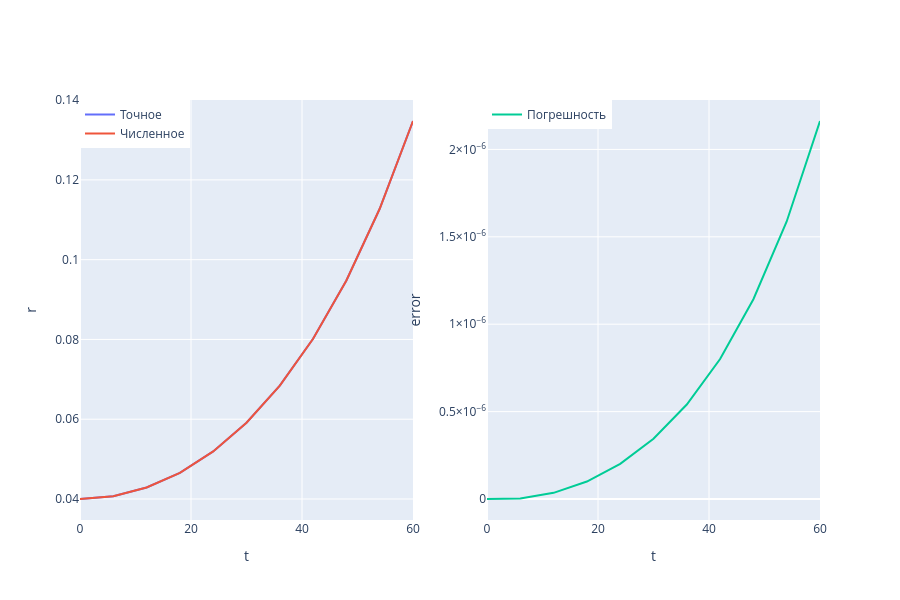
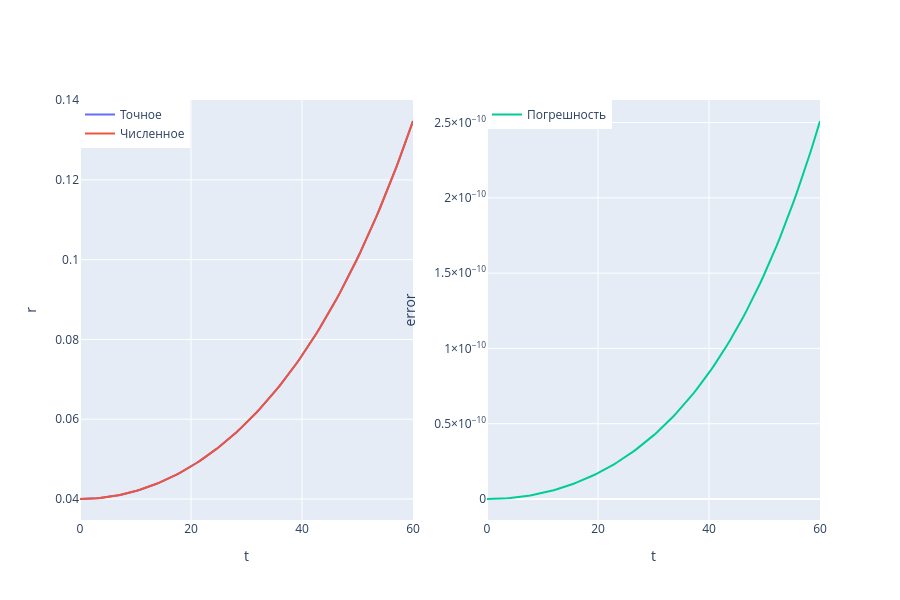
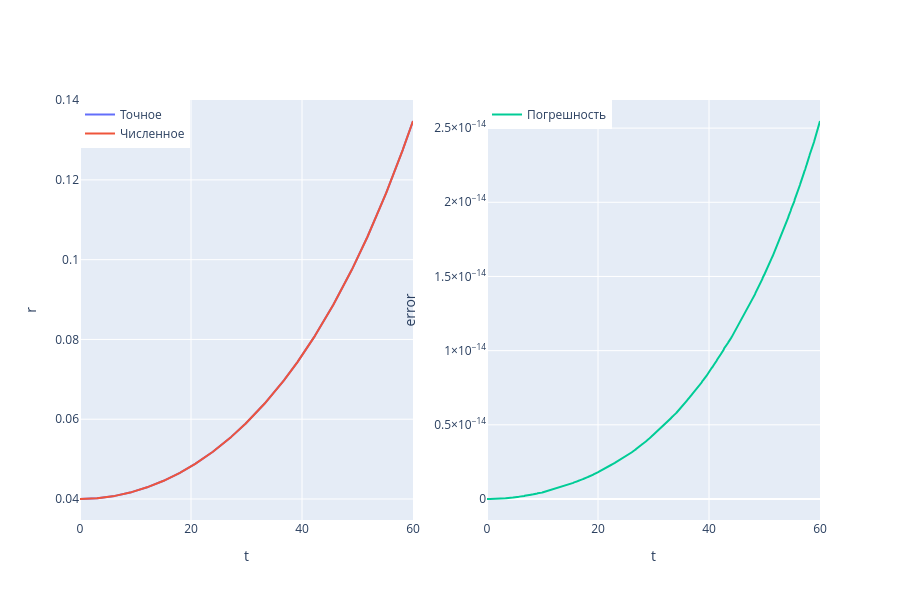

The code cell stored with these charts, in order, in its notebook:
### Markdown cell above
# Графики

### Code cell
def compare_solutions(n: int, f: Callable[[List[float, float]], List[float, float]], y: Callable[[float], List[float, float]]):
    t = np.linspace(t_0, t_n, n + 1)

    y_exact = np.array([y(t_i) for t_i in t])
    y_numeric = np.array(runge_kutta_4(n, f, t))

    r_exact = y_exact[:, 0]
    r_numeric = y_numeric[:, 0]
    r_error = np.abs(r_exact - r_numeric)

    figure = make_subplots(rows=1, cols=2)

    figure.add_trace(
        go.Scatter(x=t, y=r_exact, mode="lines", name="Точное", legend="legend"),
        row=1, col=1,
    )
    figure.add_trace(
        go.Scatter(x=t, y=r_numeric, mode="lines", name="Численное", legend="legend"),
        row=1, col=1,
    )

    figure.add_trace(
        go.Scatter(x=t, y=r_error, mode="lines", name="Погрешность", legend="legend2"),
        row=1, col=2,
    )

    figure.update_yaxes(exponentformat="power", row=1, col=1)
    figure.update_yaxes(exponentformat="power", row=1, col=2)
    figure.update_xaxes(title_text="t", row=1, col=1)
    figure.update_xaxes(title_text="t", row=1, col=2)
    figure.update_yaxes(title_text="r", row=1, col=1)
    figure.update_yaxes(title_text="error", row=1, col=2)

    figure.update_layout(
        height=600,
        legend=dict(
            orientation="v", 
            xanchor="left", 
            yanchor="top", 
            x=0,
        ),
        legend2=dict(
            orientation="v",
            xanchor="left",
            yanchor="top",
            x=0.55
        )
    )
    figure.show()

ns = [10, 100, 1000]
for n in ns:
    compare_solutions(n, f, y)

### Figure 1 — Plotly figure (JSON) as saved in the notebook; plotly's stock layout.template omitted (floating-point values rounded to 4 significant figures)
{"data": [{"legend": "legend", "mode": "lines", "name": "Точное", "type": "scatter", "x": [0.0, 6.0, 12.0, 18.0, 24.0, 30.0, 36.0, 42.0, 48.0, 54.0, 60.0], "xaxis": "x", "y": [0.04, 0.04071, 0.04288, 0.04657, 0.05192, 0.05912, 0.06843, 0.08017, 0.09478, 0.1128, 0.1348], "yaxis": "y"}, {"legend": "legend", "mode": "lines", "name": "Численное", "type": "scatter", "x": [0.0, 6.0, 12.0, 18.0, 24.0, 30.0, 36.0, 42.0, 48.0, 54.0, 60.0], "xaxis": "x", "y": [0.04, 0.04071, 0.04288, 0.04657, 0.05192, 0.05912, 0.06843, 0.08017, 0.09478, 0.1128, 0.1348], "yaxis": "y"}, {"legend": "legend2", "mode": "lines", "name": "Погрешность", "type": "scatter", "x": [0.0, 6.0, 12.0, 18.0, 24.0, 30.0, 36.0, 42.0, 48.0, 54.0, 60.0], "xaxis": "x2", "y": [0.0, 2.494e-09, 3.518e-08, 9.994e-08, 2.009e-07, 3.446e-07, 5.405e-07, 8.012e-07, 1.143e-06, 1.588e-06, 2.163e-06], "yaxis": "y2"}], "layout": {"height": 600, "legend": {"orientation": "v", "x": 0, "xanchor": "left", "yanchor": "top"}, "legend2": {"orientation": "v", "x": 0.55, "xanchor": "left", "yanchor": "top"}, "xaxis": {"anchor": "y", "domain": [0, 0.45], "title": {"text": "t"}}, "xaxis2": {"anchor": "y2", "domain": [0.55, 1], "title": {"text": "t"}}, "yaxis": {"anchor": "x", "domain": [0, 1], "exponentformat": "power", "title": {"text": "r"}}, "yaxis2": {"anchor": "x2", "domain": [0, 1], "exponentformat": "power", "title": {"text": "error"}}}}

### Figure 2 — Plotly figure (JSON) as saved in the notebook; plotly's stock layout.template omitted (floating-point values rounded to 4 significant figures)
{"data": [{"legend": "legend", "mode": "lines", "name": "Точное", "type": "scatter", "x": [0.0, 0.6, 1.2, 1.8, 2.4, 3.0, 3.6, 4.2, 4.8, 5.4, 6.0, 6.6, 7.2, 7.8, 8.4, 9.0, 9.6, 10.2, 10.8, 11.4, 12.0, 12.6, 13.2, 13.8, 14.4, 15.0, 15.6, 16.2, 16.8, 17.4, 18.0, 18.6, 19.2, 19.8, 20.4, 21.0, 21.6, 22.2, 22.8, 23.4, 24.0, 24.6, 25.2, 25.8, 26.4, 27.0, 27.6, 28.2, 28.8, 29.4, 30.0, 30.6, 31.2, 31.8, 32.4, 33.0, 33.6, 34.2, 34.8, 35.4, 36.0, 36.6, 37.2, 37.8, 38.4, 39.0, 39.6, 40.2, 40.8, 41.4, 42.0, 42.6, 43.2, 43.8, 44.4, 45.0, 45.6, 46.2, 46.8, 47.4, 48.0, 48.6, 49.2, 49.8, 50.4, 51.0, 51.6, 52.2, 52.8, 53.4, 54.0, 54.6, 55.2, 55.8, 56.4, 57.0, 57.6, 58.2, 58.8, 59.4, 60.0], "xaxis": "x", "y": [0.04, 0.04001, 0.04003, 0.04006, 0.04011, 0.04018, 0.04026, 0.04035, 0.04046, 0.04058, 0.04071, 0.04086, 0.04103, 0.04121, 0.0414, 0.04161, 0.04183, 0.04207, 0.04232, 0.04259, 0.04288, 0.04317, 0.04349, 0.04382, 0.04416, 0.04452, 0.0449, 0.04529, 0.0457, 0.04613, 0.04657, 0.04703, 0.0475, 0.04799, 0.0485, 0.04903, 0.04957, 0.05013, 0.05071, 0.0513, 0.05192, 0.05255, 0.0532, 0.05387, 0.05456, 0.05527, 0.056, 0.05675, 0.05752, 0.05831, 0.05912, 0.05995, 0.0608, 0.06168, 0.06257, 0.06349, 0.06443, 0.0654, 0.06638, 0.06739, 0.06843, 0.06949, 0.07057, 0.07168, 0.07281, 0.07397, 0.07516, 0.07637, 0.07761, 0.07888, 0.08017, 0.0815, 0.08285, 0.08423, 0.08565, 0.08709, 0.08856, 0.09007, 0.09161, 0.09317, 0.09478, 0.09641, 0.09809, 0.09979, 0.1015, 0.1033, 0.1051, 0.107, 0.1089, 0.1108, 0.1128, 0.1148, 0.1168, 0.1189, 0.121, 0.1232, 0.1254, 0.1277, 0.13, 0.1324, 0.1348], "yaxis": "y"}, {"legend": "legend", "mode": "lines", "name": "Численное", "type": "scatter", "x": [0.0, 0.6, 1.2, 1.8, 2.4, 3.0, 3.6, 4.2, 4.8, 5.4, 6.0, 6.6, 7.2, 7.8, 8.4, 9.0, 9.6, 10.2, 10.8, 11.4, 12.0, 12.6, 13.2, 13.8, 14.4, 15.0, 15.6, 16.2, 16.8, 17.4, 18.0, 18.6, 19.2, 19.8, 20.4, 21.0, 21.6, 22.2, 22.8, 23.4, 24.0, 24.6, 25.2, 25.8, 26.4, 27.0, 27.6, 28.2, 28.8, 29.4, 30.0, 30.6, 31.2, 31.8, 32.4, 33.0, 33.6, 34.2, 34.8, 35.4, 36.0, 36.6, 37.2, 37.8, 38.4, 39.0, 39.6, 40.2, 40.8, 41.4, 42.0, 42.6, 43.2, 43.8, 44.4, 45.0, 45.6, 46.2, 46.8, 47.4, 48.0, 48.6, 49.2, 49.8, 50.4, 51.0, 51.6, 52.2, 52.8, 53.4, 54.0, 54.6, 55.2, 55.8, 56.4, 57.0, 57.6, 58.2, 58.8, 59.4, 60.0], "xaxis": "x", "y": [0.04, 0.04001, 0.04003, 0.04006, 0.04011, 0.04018, 0.04026, 0.04035, 0.04046, 0.04058, 0.04071, 0.04086, 0.04103, 0.04121, 0.0414, 0.04161, 0.04183, 0.04207, 0.04232, 0.04259, 0.04288, 0.04317, 0.04349, 0.04382, 0.04416, 0.04452, 0.0449, 0.04529, 0.0457, 0.04613, 0.04657, 0.04703, 0.0475, 0.04799, 0.0485, 0.04903, 0.04957, 0.05013, 0.05071, 0.0513, 0.05192, 0.05255, 0.0532, 0.05387, 0.05456, 0.05527, 0.056, 0.05675, 0.05752, 0.05831, 0.05912, 0.05995, 0.0608, 0.06168, 0.06257, 0.06349, 0.06443, 0.0654, 0.06638, 0.06739, 0.06843, 0.06949, 0.07057, 0.07168, 0.07281, 0.07397, 0.07516, 0.07637, 0.07761, 0.07888, 0.08017, 0.0815, 0.08285, 0.08423, 0.08565, 0.08709, 0.08856, 0.09007, 0.09161, 0.09317, 0.09478, 0.09641, 0.09809, 0.09979, 0.1015, 0.1033, 0.1051, 0.107, 0.1089, 0.1108, 0.1128, 0.1148, 0.1168, 0.1189, 0.121, 0.1232, 0.1254, 0.1277, 0.13, 0.1324, 0.1348], "yaxis": "y"}, {"legend": "legend2", "mode": "lines", "name": "Погрешность", "type": "scatter", "x": [0.0, 0.6, 1.2, 1.8, 2.4, 3.0, 3.6, 4.2, 4.8, 5.4, 6.0, 6.6, 7.2, 7.8, 8.4, 9.0, 9.6, 10.2, 10.8, 11.4, 12.0, 12.6, 13.2, 13.8, 14.4, 15.0, 15.6, 16.2, 16.8, 17.4, 18.0, 18.6, 19.2, 19.8, 20.4, 21.0, 21.6, 22.2, 22.8, 23.4, 24.0, 24.6, 25.2, 25.8, 26.4, 27.0, 27.6, 28.2, 28.8, 29.4, 30.0, 30.6, 31.2, 31.8, 32.4, 33.0, 33.6, 34.2, 34.8, 35.4, 36.0, 36.6, 37.2, 37.8, 38.4, 39.0, 39.6, 40.2, 40.8, 41.4, 42.0, 42.6, 43.2, 43.8, 44.4, 45.0, 45.6, 46.2, 46.8, 47.4, 48.0, 48.6, 49.2, 49.8, 50.4, 51.0, 51.6, 52.2, 52.8, 53.4, 54.0, 54.6, 55.2, 55.8, 56.4, 57.0, 57.6, 58.2, 58.8, 59.4, 60.0], "xaxis": "x2", "y": [0.0, 2.491e-15, 3.49e-14, 9.722e-14, 1.895e-13, 3.118e-13, 4.642e-13, 6.469e-13, 8.598e-13, 1.103e-12, 1.377e-12, 1.682e-12, 2.018e-12, 2.386e-12, 2.784e-12, 3.215e-12, 3.678e-12, 4.173e-12, 4.701e-12, 5.262e-12, 5.857e-12, 6.486e-12, 7.149e-12, 7.847e-12, 8.58e-12, 9.349e-12, 1.015e-11, 1.1e-11, 1.188e-11, 1.279e-11, 1.375e-11, 1.475e-11, 1.578e-11, 1.686e-11, 1.798e-11, 1.914e-11, 2.035e-11, 2.159e-11, 2.289e-11, 2.423e-11, 2.561e-11, 2.704e-11, 2.852e-11, 3.006e-11, 3.164e-11, 3.327e-11, 3.496e-11, 3.67e-11, 3.849e-11, 4.034e-11, 4.225e-11, 4.422e-11, 4.624e-11, 4.833e-11, 5.048e-11, 5.27e-11, 5.498e-11, 5.732e-11, 5.974e-11, 6.223e-11, 6.479e-11, 6.742e-11, 7.013e-11, 7.291e-11, 7.577e-11, 7.872e-11, 8.174e-11, 8.485e-11, 8.805e-11, 9.134e-11, 9.471e-11, 9.818e-11, 1.017e-10, 1.054e-10, 1.092e-10, 1.13e-10, 1.17e-10, 1.211e-10, 1.253e-10, 1.296e-10, 1.34e-10, 1.385e-10, 1.431e-10, 1.479e-10, 1.528e-10, 1.578e-10, 1.63e-10, 1.683e-10, 1.737e-10, 1.793e-10, 1.85e-10, 1.909e-10, 1.969e-10, 2.031e-10, 2.094e-10, 2.159e-10, 2.226e-10, 2.294e-10, 2.364e-10, 2.436e-10, 2.51e-10], "yaxis": "y2"}], "layout": {"height": 600, "legend": {"orientation": "v", "x": 0, "xanchor": "left", "yanchor": "top"}, "legend2": {"orientation": "v", "x": 0.55, "xanchor": "left", "yanchor": "top"}, "xaxis": {"anchor": "y", "domain": [0, 0.45], "title": {"text": "t"}}, "xaxis2": {"anchor": "y2", "domain": [0.55, 1], "title": {"text": "t"}}, "yaxis": {"anchor": "x", "domain": [0, 1], "exponentformat": "power", "title": {"text": "r"}}, "yaxis2": {"anchor": "x2", "domain": [0, 1], "exponentformat": "power", "title": {"text": "error"}}}}

### Figure 3 — Plotly figure (JSON) as saved in the notebook; plotly's stock layout.template omitted (floating-point values rounded to 4 significant figures; data arrays with more than 128 entries replaced by an {"elided": "..."} marker saying what was removed)
{"data": [{"legend": "legend", "mode": "lines", "name": "Точное", "type": "scatter", "x": {"elided": "1001 float values"}, "xaxis": "x", "y": {"elided": "1001 float values"}, "yaxis": "y"}, {"legend": "legend", "mode": "lines", "name": "Численное", "type": "scatter", "x": {"elided": "1001 float values"}, "xaxis": "x", "y": {"elided": "1001 float values"}, "yaxis": "y"}, {"legend": "legend2", "mode": "lines", "name": "Погрешность", "type": "scatter", "x": {"elided": "1001 float values"}, "xaxis": "x2", "y": {"elided": "1001 float values"}, "yaxis": "y2"}], "layout": {"height": 600, "legend": {"orientation": "v", "x": 0, "xanchor": "left", "yanchor": "top"}, "legend2": {"orientation": "v", "x": 0.55, "xanchor": "left", "yanchor": "top"}, "xaxis": {"anchor": "y", "domain": [0, 0.45], "title": {"text": "t"}}, "xaxis2": {"anchor": "y2", "domain": [0.55, 1], "title": {"text": "t"}}, "yaxis": {"anchor": "x", "domain": [0, 1], "exponentformat": "power", "title": {"text": "r"}}, "yaxis2": {"anchor": "x2", "domain": [0, 1], "exponentformat": "power", "title": {"text": "error"}}}}
